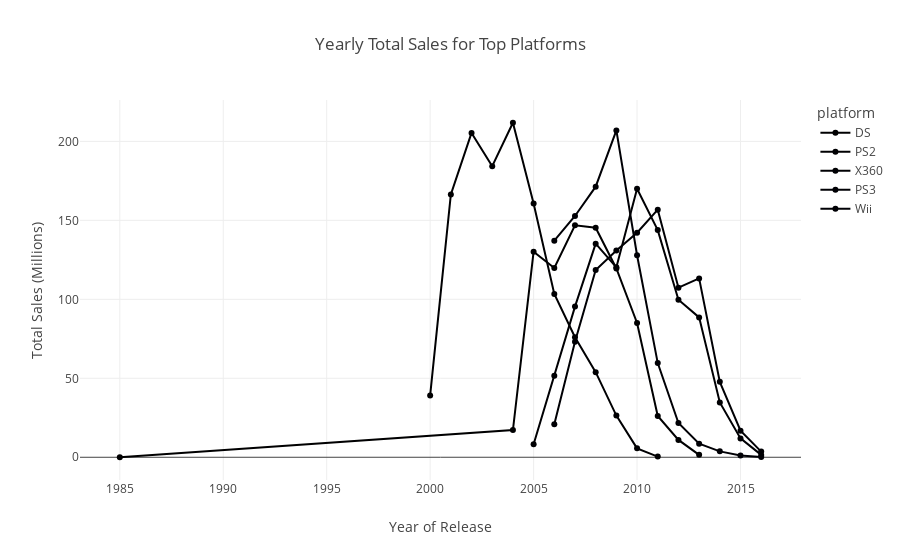

Write notebook code for a chart like this one.
### Code cell
fig = px.line(yearly_sales, x='year_of_release', y='total_sales', color='platform',
              title='Yearly Total Sales for Top Platforms',
              labels={'year_of_release': 'Year of Release', 'total_sales': 'Total Sales (Millions)'},
              markers=True)


fig.show()

### Figure 1 — Plotly figure (JSON) as saved in the notebook; plotly's stock layout.template omitted (floating-point values rounded to 4 significant figures)
{"data": [{"hovertemplate": "platform=DS<br>Year of Release=%{x}<br>Total Sales (Millions)=%{y}<extra></extra>", "legendgroup": "DS", "line": {"color": "#000001", "dash": "solid"}, "marker": {"symbol": "circle"}, "mode": "lines+markers", "name": "DS", "orientation": "v", "showlegend": true, "type": "scatter", "x": [1985, 2004, 2005, 2006, 2007, 2008, 2009, 2010, 2011, 2012, 2013], "xaxis": "x", "y": [0.02, 17.27, 130.1, 119.8, 146.9, 145.3, 119.5, 85.02, 26.18, 11.01, 1.54], "yaxis": "y"}, {"hovertemplate": "platform=PS2<br>Year of Release=%{x}<br>Total Sales (Millions)=%{y}<extra></extra>", "legendgroup": "PS2", "line": {"color": "#000002", "dash": "solid"}, "marker": {"symbol": "circle"}, "mode": "lines+markers", "name": "PS2", "orientation": "v", "showlegend": true, "type": "scatter", "x": [2000, 2001, 2002, 2003, 2004, 2005, 2006, 2007, 2008, 2009, 2010, 2011], "xaxis": "x", "y": [39.17, 166.4, 205.4, 184.3, 211.8, 160.7, 103.4, 75.99, 53.9, 26.4, 5.64, 0.45], "yaxis": "y"}, {"hovertemplate": "platform=X360<br>Year of Release=%{x}<br>Total Sales (Millions)=%{y}<extra></extra>", "legendgroup": "X360", "line": {"color": "#000003", "dash": "solid"}, "marker": {"symbol": "circle"}, "mode": "lines+markers", "name": "X360", "orientation": "v", "showlegend": true, "type": "scatter", "x": [2005, 2006, 2007, 2008, 2009, 2010, 2011, 2012, 2013, 2014, 2015, 2016], "xaxis": "x", "y": [8.25, 51.62, 95.41, 135.3, 120.3, 170.0, 143.8, 99.74, 88.58, 34.74, 11.96, 1.52], "yaxis": "y"}, {"hovertemplate": "platform=PS3<br>Year of Release=%{x}<br>Total Sales (Millions)=%{y}<extra></extra>", "legendgroup": "PS3", "line": {"color": "#000004", "dash": "solid"}, "marker": {"symbol": "circle"}, "mode": "lines+markers", "name": "PS3", "orientation": "v", "showlegend": true, "type": "scatter", "x": [2006, 2007, 2008, 2009, 2010, 2011, 2012, 2013, 2014, 2015, 2016], "xaxis": "x", "y": [20.96, 73.19, 118.5, 130.9, 142.2, 156.8, 107.4, 113.2, 47.76, 16.82, 3.6], "yaxis": "y"}, {"hovertemplate": "platform=Wii<br>Year of Release=%{x}<br>Total Sales (Millions)=%{y}<extra></extra>", "legendgroup": "Wii", "line": {"color": "#000005", "dash": "solid"}, "marker": {"symbol": "circle"}, "mode": "lines+markers", "name": "Wii", "orientation": "v", "showlegend": true, "type": "scatter", "x": [2006, 2007, 2008, 2009, 2010, 2011, 2012, 2013, 2014, 2015, 2016], "xaxis": "x", "y": [137.1, 152.8, 171.3, 207.0, 128.0, 59.65, 21.71, 8.59, 3.75, 1.14, 0.18], "yaxis": "y"}], "layout": {"legend": {"title": {"text": "platform"}, "tracegroupgap": 0}, "title": {"text": "Yearly Total Sales for Top Platforms"}, "xaxis": {"anchor": "y", "domain": [0, 1], "title": {"text": "Year of Release"}}, "yaxis": {"anchor": "x", "domain": [0, 1], "title": {"text": "Total Sales (Millions)"}}}}
